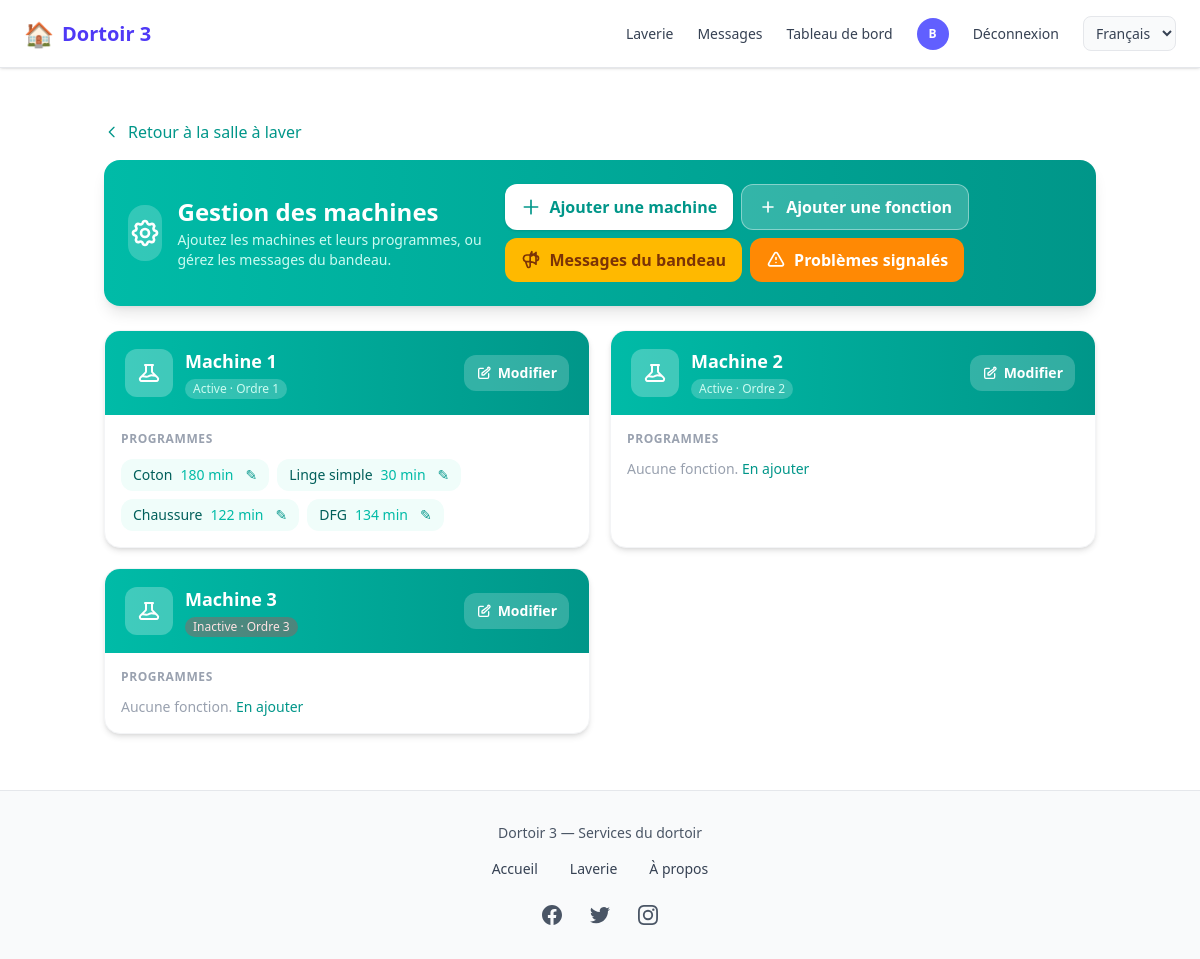
/laverie/agent/machines/ (signed in), run on the app's committed database.
### comptes/models.py (models this page shows, shortened)
class CustomUser(AbstractUser):
    USER_TYPES = (
        ('ADMIN', 'Administrateur'),
        ('client', 'Client'),
        ('vendeur', 'Vendeur'),
        ('coursier', 'Coursier'),
    )
    user_type = models.CharField(max_length=22, choices=USER_TYPES, default="client")
    email = models.EmailField('Adresse email', unique=True,max_length=50)
    telephone = models.CharField(max_length=20, unique=True, blank=True)
    photo = models.ImageField(upload_to=user_photo_upload_to, null=True, blank=True)
    is_premium = models.BooleanField(default=False)
    GENRE = (('masculin', 'Masculin'), ('feminin', 'Féminin'))
    genre = models.CharField(max_length=22, choices=GENRE, null=True, blank=True)
    date_inscription = models.DateField(auto_now_add=True)
    latitude = models.DecimalField(max_digits=9, decimal_places=6, blank=True, null=True)
    longitude = models.DecimalField(max_digits=9, decimal_places=6, blank=True, null=True)
    last_activity = models.DateTimeField(null=True, blank=True, verbose_name="Dernière activité")
    REQUIRED_FIELDS = ['email', 'user_type']

### laverie/models.py (models this page shows, shortened)
class Machine(models.Model):
    nom = models.CharField(max_length=100, help_text="Ex: Machine 1, Lave-linge A")
    ordre = models.PositiveSmallIntegerField(default=0, help_text="Ordre d'affichage")
    active = models.BooleanField(default=True)
    date_creation = models.DateTimeField(auto_now_add=True)
    class Meta:
        ordering = ['ordre', 'nom']

class FonctionMachine(models.Model):
    machine = models.ForeignKey(Machine, on_delete=models.CASCADE, related_name='fonctions')
    nom = models.CharField(max_length=80, help_text="Ex: Coton, Jeans, Délicat")
    duree_minutes = models.PositiveIntegerField(help_text="Durée du cycle en minutes")
    ordre = models.PositiveSmallIntegerField(default=0)
    active = models.BooleanField(default=True)
    class Meta:
        ordering = ['machine', 'ordre', 'nom']
        unique_together = [['machine', 'nom']]

### laverie/views.py (the view)
# urls.py: path('agent/machines/', views.agent_machines, name='agent_machines'),
@login_required
def agent_machines(request):
    if not is_agent(request.user):
        messages.error(request, 'Accès réservé aux agents.')
        return redirect('laverie:accueil')
    machines = Machine.objects.all().prefetch_related('fonctions').order_by('ordre', 'nom')
    return render(request, 'laverie/agent/machines.html', {'machines': machines})

### comptes/context_processors.py (called while the page is built)
def notifications_context(request):
    context = {
        'pending_orders_count': 0,
        'packaged_orders_count': 0,
        'unread_messages_count': 0,
    }
    if request.user.is_authenticated:
        from chat.models import Message, Conversation
        conversations = Conversation.objects.filter(
            Q(participant1=request.user) | Q(participant2=request.user)
        )
        context['unread_messages_count'] = Message.objects.filter(
            Q(conversation__in=conversations) & ~Q(sender=request.user),
            lu=False
        ).count()
    return context

### laverie/models.py (called while the page is built)
    @classmethod
    def marquer_tickets_termines(cls):
        from django.utils import timezone
        now = timezone.now()
        return cls.objects.filter(
            statut__in=('reserve', 'en_cours'),
            fin__lt=now,
        ).update(statut='termine')

    @classmethod
    def marquer_tickets_en_cours(cls):
        from django.utils import timezone
        now = timezone.now()
        return cls.objects.filter(
            statut='reserve',
            debut__lte=now,
            fin__gte=now,
        ).update(statut='en_cours')

### laverie/views.py (called while the page is built)
def is_agent(user):
    return user.is_authenticated and user.user_type == 'ADMIN'

### templates/laverie/agent/machines.html (shortened to what this page needs)
{% extends 'home.html' %}
{% load static %}
{% block contenu %}
<div class="max-w-5xl mx-auto py-4 sm:py-6 px-3 sm:px-4">
    <a href="{% url 'laverie:accueil' %}" class="inline-flex items-center gap-2 text-teal-600 hover:text-teal-700 font-medium mb-4">
        <svg class="w-4 h-4" fill="none" stroke="currentColor" viewBox="0 0 24 24"><path stroke-linecap="round" stroke-linejoin="round" stroke-width="2" d="M15 19l-7-7 7-7"/></svg>
        Retour à la salle à laver
    </a>
    <div class="bg-gradient-to-r from-teal-500 to-teal-600 rounded-2xl shadow-lg p-5 sm:p-6 mb-6 text-white">
        <div class="flex flex-col sm:flex-row justify-between items-start sm:items-center gap-4">
            <div class="flex items-center gap-4">
                <div class="w-14 h-14 rounded-2xl bg-white/20 flex items-center justify-center">
                </div>
                <div>
                    <h1 class="text-xl sm:text-2xl font-bold">Gestion des machines</h1>
                    <p class="text-teal-100 text-sm mt-0.5">Ajoutez les machines et leurs programmes, ou gérez les messages du bandeau.</p>
                </div>
            </div>
            <div class="flex flex-wrap gap-2">
                <a href="{% url 'laverie:agent_machine_ajout' %}" class="bg-white text-teal-600 hover:bg-teal-50 px-4 py-2.5 rounded-xl font-semibold transition shadow inline-flex items-center gap-2">
                    <svg class="w-5 h-5" fill="none" stroke="currentColor" viewBox="0 0 24 24"><path stroke-linecap="round" stroke-linejoin="round" stroke-width="2" d="M12 4v16m8-8H4"/></svg>
                    Ajouter une machine
                </a>
                <a href="{% url 'laverie:agent_fonction_ajout' %}" class="bg-white/20 hover:bg-white/30 text-white border border-white/40 px-4 py-2.5 rounded-xl font-semibold transition inline-flex items-center gap-2">
                    <svg class="w-5 h-5" fill="none" stroke="currentColor" viewBox="0 0 24 24"><path stroke-linecap="round" stroke-linejoin="round" stroke-width="2" d="M12 6v6m0 0v6m0-6h6m-6 0H6"/></svg>
                    Ajouter une fonction
                </a>
            <a href="{% url 'laverie:agent_messages' %}" class="bg-amber-400 hover:bg-amber-500 text-amber-900 px-4 py-2.5 rounded-xl font-semibold transition inline-flex items-center gap-2">
                Messages du bandeau
            </a>
            <a href="{% url 'signalements:agent_liste' %}" class="bg-orange-400 hover:bg-orange-500 text-white px-4 py-2.5 rounded-xl font-semibold transition inline-flex items-center gap-2">
                <svg class="w-5 h-5" fill="none" stroke="currentColor" viewBox="0 0 24 24"><path stroke-linecap="round" stroke-linejoin="round" stroke-width="2" d="M12 9v2m0 4h.01m-6.938 4h13.856c1.54 0 2.502-1.667 1.732-3L13.732 4c-.77-1.333-2.694-1.333-3.464 0L3.34 16c-.77 1.333.192 3 1.732 3z"/></svg>
                Problèmes signalés
            </a>
        </div>
        </div>
    </div>
    {% if machines %}
    <div class="grid gap-5 sm:grid-cols-2">
        {% for m in machines %}
        <article class="bg-white rounded-2xl shadow-md border border-gray-100 overflow-hidden transition hover:shadow-lg">
            <div class="bg-gradient-to-r from-teal-500 to-teal-600 px-5 py-4">
                <div class="flex items-center justify-between">
                    <div class="flex items-center gap-3">
                        <div class="w-12 h-12 rounded-xl bg-white/25 flex items-center justify-center">
                        </div>
                        <div>
                            <h2 class="text-lg font-bold text-white">{{ m.nom }}</h2>
                            <span class="inline-flex items-center gap-1.5 mt-1 text-xs font-medium {% if m.active %}text-teal-100 bg-white/20{% else %}text-red-100 bg-red-500/30{% endif %} px-2 py-0.5 rounded-full">
                                {{ m.active|yesno:"Active,Inactive" }} · Ordre {{ m.ordre }}
                            </span>
                        </div>
                    </div>
                    <a href="{% url 'laverie:agent_machine_modifier' m.pk %}" class="bg-white/20 hover:bg-white/30 text-white px-3 py-2 rounded-xl text-sm font-semibold transition inline-flex items-center gap-1.5">
                        <svg class="w-4 h-4" fill="none" stroke="currentColor" viewBox="0 0 24 24"><path stroke-linecap="round" stroke-linejoin="round" stroke-width="2" d="M11 5H6a2 2 0 00-2 2v11a2 2 0 002 2h11a2 2 0 002-2v-5m-1.414-9a2 2 0 112.828 2.828L11.828 15H9v-2.828L18.172 5.172z"/></svg>
                        Modifier
                    </a>
                </div>
            </div>
            <div class="p-4">
                <p class="text-xs font-semibold text-gray-400 uppercase tracking-wider mb-3">Programmes</p>
                {% if m.fonctions.all %}
                <ul class="flex flex-wrap gap-2">
                    {% for f in m.fonctions.all %}
                    <li class="inline-flex items-center gap-2 px-3 py-1.5 rounded-xl bg-teal-50 text-teal-800 text-sm font-medium">
                        <span>{{ f.nom }}</span>
                        <span class="text-teal-500">{{ f.duree_minutes }} min</span>
                        <a href="{% url 'laverie:agent_fonction_modifier' f.pk %}" class="ml-1 text-teal-600 hover:text-teal-700" title="Modifier">✎</a>
                    </li>
                    {% endfor %}
                </ul>
                {% else %}
                <p class="text-gray-400 text-sm">Aucune fonction. <a href="{% url 'laverie:agent_fonction_ajout' %}" class="text-teal-600 hover:text-teal-700 font-medium">En ajouter</a></p>
                {% endif %}
            </div>
        </article>
        {% endfor %}
    </div>
    {% endif %}
</div>
{% endblock %}

### templates/nav_footer/nav.html (shortened to what this page needs)
{% load static %}
{% load i18n %}
<nav class="hidden md:flex fixed top-0 left-0 w-full z-50 bg-white border-b border-gray-200 shadow-sm">
  <div class="flex items-center justify-between w-full max-w-7xl mx-auto px-6 py-4">
    <a href="{% url 'home' %}"
       class="flex items-center space-x-2 text-indigo-600 text-xl font-semibold hover:opacity-90 transition">
      <span class="text-2xl">🏠</span>
      <span>{% trans "Dortoir 3" %}</span>
    </a>
    <div class="flex items-center space-x-6 text-sm font-medium">
      <a href="{% url 'laverie:accueil' %}"
         class="text-gray-700 hover:text-indigo-500 transition">
        {% trans "Laverie" %}
      </a>
      {% if user.is_authenticated %}
        <a href="{% url 'chat:mes_conversations' %}"
           class="relative text-gray-700 hover:text-indigo-500 transition">
          {% trans "Messages" %}
        </a>
        {% if user.user_type == 'ADMIN' %}
          <a href="{% url 'dashboard' %}"
             class="text-gray-700 hover:text-indigo-500 transition">
            {% trans "Dashboard" %}
          </a>
        {% endif %}
        <a href="{% url 'profile' %}" class="flex items-center">
          {% if user.photo %}
            <img src="{{ user.photo.url }}"
                 class="w-8 h-8 rounded-full object-cover border">
          {% else %}
            <div class="w-8 h-8 rounded-full bg-indigo-500 flex items-center justify-center text-white text-xs font-bold">
              {{ user.first_name|first|default:user.email|first|upper }}
            </div>
          {% endif %}
        </a>
        <a href="{% url 'logout' %}"
           class="text-gray-700 hover:text-red-500 transition">
          {% trans "Log out" %}
        </a>
      {% else %}
        <a href="{% url 'login' %}"
           class="text-gray-700 hover:text-indigo-500 transition">
          {% trans "Log in" %}
        </a>
      {% endif %}
      <form action="{% url 'set_language' %}" method="post" class="inline" id="lang-form-desktop">
        <select name="language" onchange="this.form.submit()" class="text-sm border border-gray-200 rounded-lg px-2 py-1.5 bg-gray-50 text-gray-700 cursor-pointer">
          {% get_current_language as CURRENT_LANG %}
          {% for code, name in LANGUAGES %}
          <option value="{{ code }}" {% if code == CURRENT_LANG %}selected{% endif %}>{{ name }}</option>
          {% endfor %}
        </select>
      </form>
    </div>
  </div>
</nav>
            {% get_current_language as CURRENT_LANG %}

### data on the page
CustomUser: first_name|first "B"
Machine: nom "Machine 1", active "Active", ordre "1"
FonctionMachine: nom "Coton", duree_minutes "180"
FonctionMachine: nom "Linge simple", duree_minutes "30"
FonctionMachine: nom "Chaussure", duree_minutes "122"
FonctionMachine: nom "DFG", duree_minutes "134"
Machine: nom "Machine 2", active "Active", ordre "2", shows "Aucune fonction."
Machine: nom "Machine 3", active "Inactive", ordre "3", shows "Aucune fonction."

### other printed values
form field language "Français"
